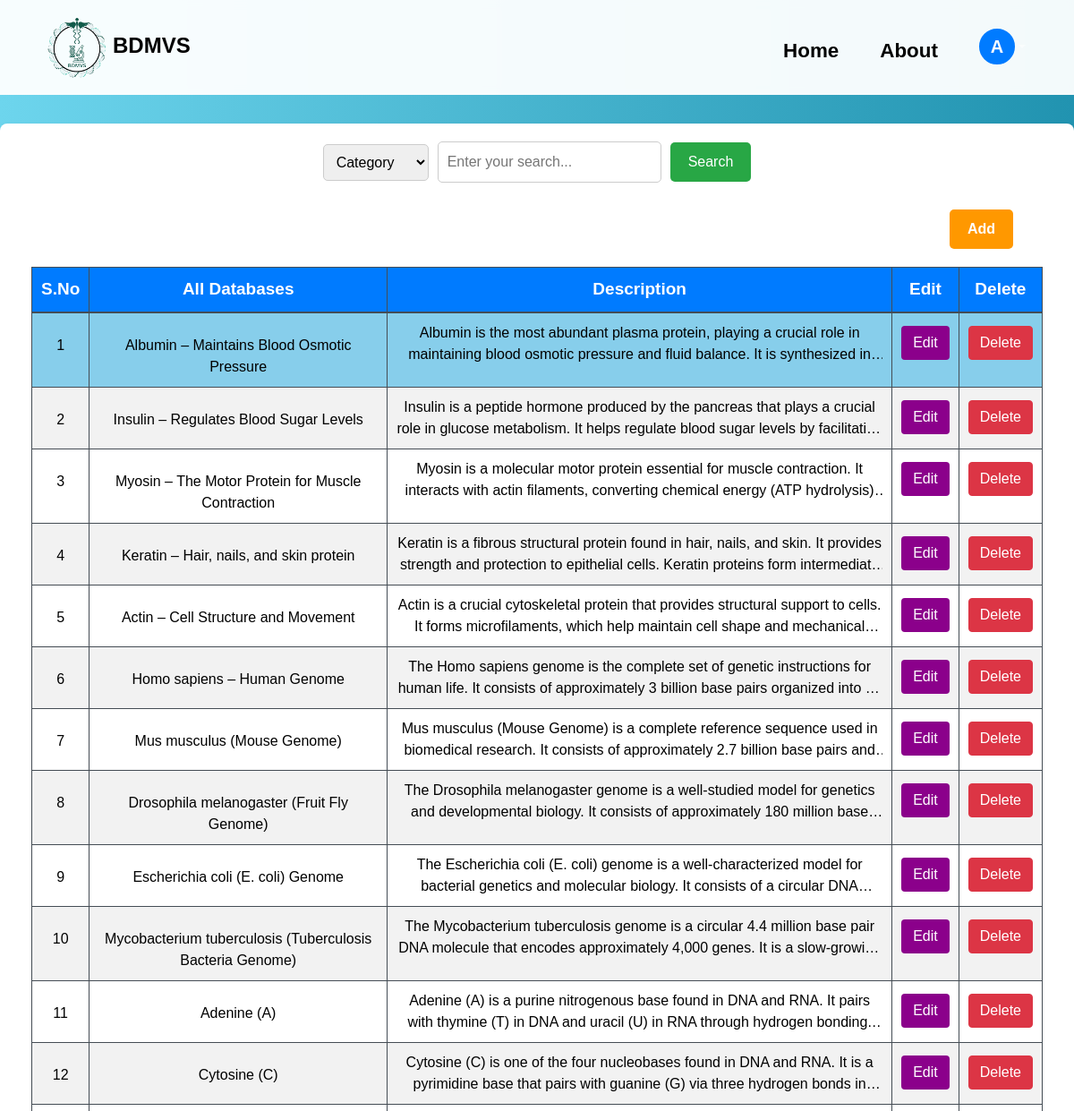
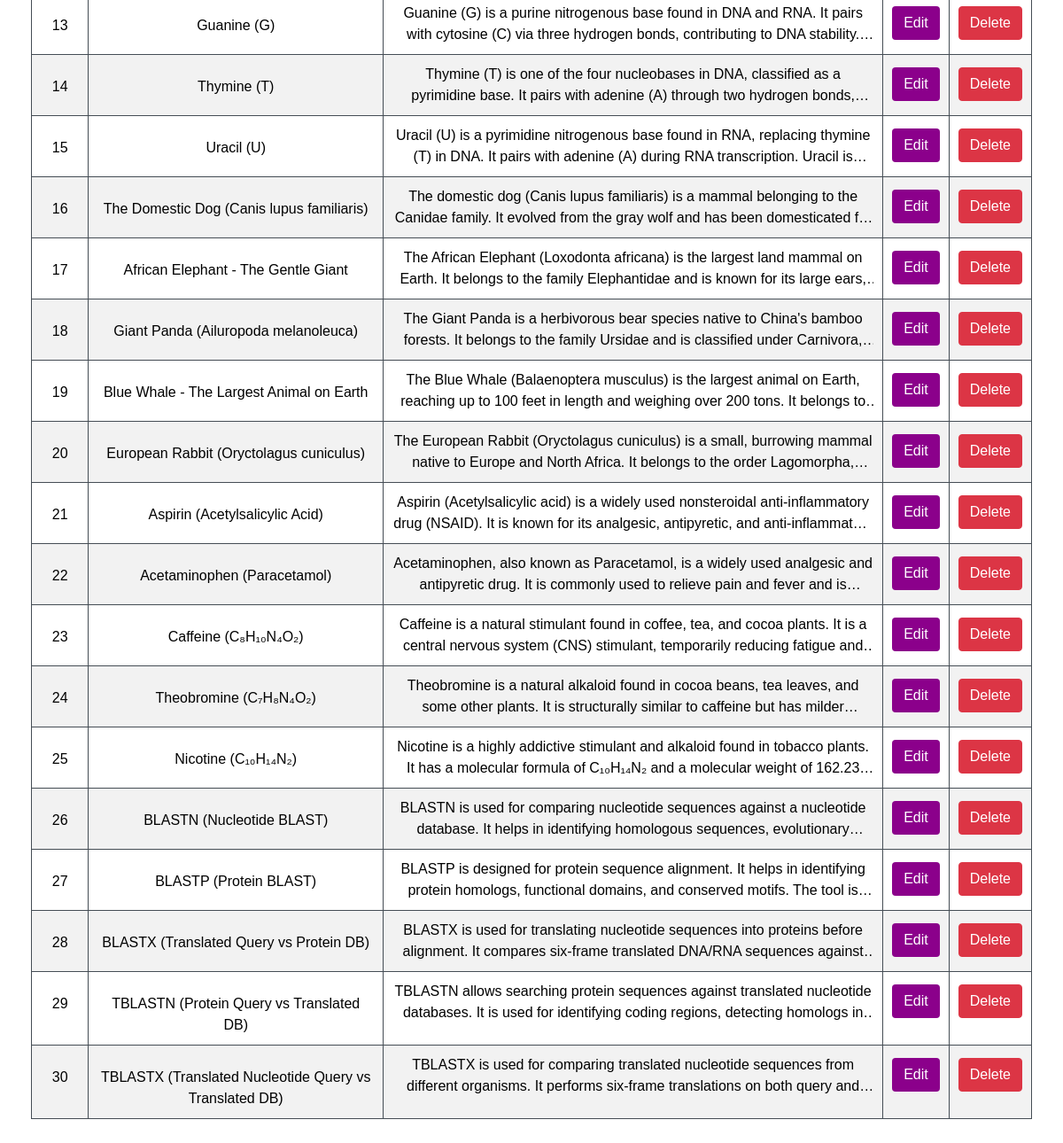
Page /category/ (signed in) on the committed database (2 pictures, top to bottom).
### myapp/models.py (models this page shows, shortened)
class CustomUser(AbstractUser):
    email = models.EmailField(unique=True)
    phone_number = models.CharField(max_length=15, blank=True, null=True, unique=True)
    class Meta:
        indexes = [
            models.Index(fields=['email']),
        ]
        verbose_name = 'User'
        verbose_name_plural = 'Users'

class Albumin(models.Model):
    title = models.CharField(max_length=250, unique=True)
    description = models.TextField(blank=True, null=True)
    sub_title = models.CharField(max_length=250)
    sub_content = models.JSONField(blank=True, null=True)
    image = models.ImageField(upload_to='albumins/')
    youtube_video = models.URLField(blank=True, null=True)
    category = models.CharField(
        max_length=100,
        choices=CATEGORY_CHOICES,
        default='general'
    )
    updated_by = models.ForeignKey(
        settings.AUTH_USER_MODEL,
        on_delete=models.SET_NULL,
        null=True,
        blank=True
    )
    class Meta:
        db_table = 'datas'
        indexes = [
            models.Index(fields=['category']),
            models.Index(fields=['title']),
        ]
        verbose_name = 'Albumin'
        verbose_name_plural = 'Albumins'

### myapp/views.py (the view)
# urls.py: path('category/', views.search_category, name="search_category"),
def search_category(request):
    category = request.GET.get('category', 'general')
    print(category)
    data = Albumin.objects.filter(category = category)
    print(data)
    if category == 'general':
        return render(request, 'category.html', {
            'category': category,
            'data': Albumin.objects.all()
        })
    else:
        return render(request, 'category.html', {
            'category': category,
            'data': data  # Replace with appropriate data for other categories
        })

### Templates/category.html (shortened to what this page needs)
<!DOCTYPE html>
<html lang="en">
<head>
    {% load static %}
    <link rel="stylesheet" href="{% static 'Bootstrap/css/bootstrap.min.css' %}">
</head>
<body>
    <nav class="navbar navbar-expand-lg navbar-dark" style="margin-bottom: 4vh;">
        <div class="container-fluid">
            <a class="navbar-brand" style="color:black; font-size:3vh;" href="{% url 'home' %}"><img src="{% static 'Images/logo.png' %}" style="height:10vh;">BDMVS</a>
            <div class="collapse navbar-collapse" id="navbarNav">
                <ul class="navbar-nav ms-auto">
                    <li class="nav-item {% if request.path == '/' %}active{% endif %}">
                        <a class="nav-link" href="/" style="font-size:2.8vh; margin-top: 1vh; color:black; font-weight: bold;">Home</a>
                    </li>
                    <li class="nav-item {% if request.path == '/about/' %}active{% endif %}">
                        <a class="nav-link" href="/about/" style="font-size:2.8vh; margin-top: 1vh; color:black; font-weight: bold;">About</a>
                    </li>
                    {% if user.is_authenticated %}
                    <li class="nav-item dropdown">
                        <a class="nav-link dropdown-toggle d-flex align-items-center" href="#" id="navbarDropdown" role="button"
                            data-bs-toggle="dropdown" aria-expanded="false">
                            {% if user.profile.profile_picture %}
                                <img src="{{ user.profile.profile_picture.url }}" alt="Profile Picture"
                                    class="rounded-circle" style="width: 45px; height: 45px; object-fit: cover; cursor: pointer;">
                            {% else %}
                                <div id="profileImagePlaceholder" class="profile-placeholder">
                                    {{ user.username|first|upper }}
                                </div>
                            {% endif %}
                        </a>
                    </li>
                    {% else %}
                    <li class="nav-item {% if request.path == '/login/' %}active{% endif %}">
                        <a class="nav-link" href="{% url 'signin' %}" style="font-size:2.5vh; margin-top: 1vh;">Login</a>
                    </li>
                    {% endif %}
                </ul>
            </div>
        </div>
    </nav>
    <div class="container w-100">
        <div class="row">
            <div class="col-12">
                {% if user.is_authenticated %}
                <div class="search-container">
                    <form id="categoryForm" method="get">
                        <select name="category" id="categorySelect">
                            <option value="general" {% if category == 'general' %}selected{% endif %}>Category</option>
                        </select>
                    </form>
                    <input type="text" class="search-box" placeholder="Enter your search..." id="search-input">
                    <button class="search-button bg-success">Search</button>
                </div>
                    <div class="d-flex flex-row justify-content-end mr-5">
                        {% if user.username == "admin" %}
                            <a href="{% url 'new_file' %}"><button class="add-button"> Add </button></a>
                        {% endif %}
                    </div>
                    <div class="col-12">
                        {% if data %}
                        <div class="content-box">
                            <table class="table table-bordered table-dark" id="search-results">
                                <thead class="text-center">
                                    <tr style="font-size:19px;">
                                        <th>S.No</th>
                                        {% if category == 'general' %}<th>All Databases</th>
                                        {% elif category == 'protein' %}<th>Protein Name</th>
                                        {% elif category == 'genome' %}<th>Genome Name</th>
                                        {% elif category == 'nucleotide' %}<th>Nucleotide Name</th>
                                        {% elif category == 'taxonomy' %}<th>Taxonomy Name</th>
                                        {% elif category == 'pubchem' %}<th>Pubchem Compound Name</th>
                                        {% elif category == 'blast' %}<th>Blast Name</th>
                                        {% endif %}
                                        <th>Description</th>
                                        {% if user.username == "admin" %}
                                            <th>Edit</th>
                                            <th>Delete</th>
                                        {% endif %}
                                    </tr>
                                </thead>
                                <tbody>
                                    {% for item in data %}
                                    <tr class="table-row">
                                        <td style="color:black; text-decoration: none;" class="pt-4">{{ forloop.counter }}</td>
                                        <td class="pt-4"><a href="{% url 'Databases_detail' item.id %}" style="text-decoration: none; color: black;">{{ item.title }}</a></td>
                                        <td class="text-center">
                                            <a href="{% url 'Databases_detail' item.id %}" class="truncate-text" style="text-decoration: none; color: black;">
                                                {{ item.description }}
                                            </a>
                                        </td>
                                        {% if user.username == "admin" %}
                                            <td><button class="btn mt-1" style="background-color: darkmagenta;"><a href="{% url 'update_protein' item.id %}" class="text-white">Edit</a></button></td>
                                            <td><button class="btn btn-danger mt-1"><a href="{% url 'delete_protein' item.id %}" class="text-white">Delete</a></button></td>
                                        {% endif %}
                                    </tr>
                                    {% endfor %}
                                </tbody>
                            </table>
                        </div>
                        {% endif %}
                    </div>
                {% endif %}
            </div>
        </div>
    </div>
</body>
</html>

### Templates/category.html (style rules this page uses)
body { font-family: Arial, sans-serif; background: linear-gradient(to right, #6dd5ed, #2193b0); padding-top: 0px; margin-bottom:5vh; }
.container { background-color: #ffffff; border-radius: 8px; box-shadow: 0 4px 8px rgba(0, 0, 0, 0.1); padding: 20px; max-width:190vh; }
.search-container { display: flex; justify-content: center; align-items: center; margin-bottom: 30px; }
.search-container select, .search-container input { padding: 10px; margin-right: 10px; border: 1px solid #ccc; border-radius: 5px; }
.search-button { padding: 10px 20px; font-size: 16px; background-color: #007bff; color: white; border: none; border-radius: 5px; cursor: pointer; }
.add-button { padding: 10px 20px; font-size: 16px; background-color: #FF9800;; color: white; border: none; border-radius: 5px; cursor: pointer; font-weight: bold; }
#search-results { margin-top: 20px; }
#search-results th, #search-results td { text-align: center; padding: 10px; }
#search-results tbody tr:nth-child(even) { background-color: #f2f2f2; }
#search-results tbody tr:nth-child(odd) { background-color: #ffffff; }
#search-results a { text-decoration: none; color: #007bff; }
table { width: 100%; border-collapse: collapse; margin: 20px auto; font-family: Arial, sans-serif; text-align: center; }
th, td { border: 1px solid #ddd; padding: 12px; }
th { background-color: #007BFF; color: white; }
tr:nth-child(even) { background-color: #f2f2f2; }
.search-box { width: 250px; }
.navbar { background: rgba(255, 255, 255, 0.95); backdrop-filter: blur(5px); padding-top: 1vh; padding-bottom: 1vh; }
.navbar a { color: white; text-decoration: none; margin: 0 15px; }
.navbar-brand { color: white; font-weight: bold; }
.navbar-nav { margin-left: auto; }
.profile-placeholder { width: 40px; height: 40px; border-radius: 50%; background-color: #007bff; color: white; font-size: 2.5vh; font-weight: bold; display: flex; align-items: center; justify-content: center; text-transform: uppercase; border: 3px solid #007bff; margin: auto; }
.truncate-text { display: -webkit-box; -webkit-line-clamp: 2; -webkit-box-orient: vertical; overflow: hidden; text-overflow: ellipsis; max-width: 800px; white-space: normal; }
.text-center { text-align: center; }
.selected { background-color: skyblue !important; color: #000; }

### rows in the picture
CustomUser: username|first "A"
Albumin: title "Albumin – Maintains Blood Osmotic Pressure", description "Albumin is the most abundant plasma protein, playing a crucial role in maintaining blood osmotic pressure and fluid balance. It is synthesized…"
Albumin: title "Insulin – Regulates Blood Sugar Levels", description "Insulin is a peptide hormone produced by the pancreas that plays a crucial role in glucose metabolism. It helps regulate blood sugar levels by…"
Albumin: title "Myosin – The Motor Protein for Muscle Contraction", description "Myosin is a molecular motor protein essential for muscle contraction. It interacts with actin filaments, converting chemical energy (ATP…"
Albumin: title "Keratin – Hair, nails, and skin protein", description "Keratin is a fibrous structural protein found in hair, nails, and skin. It provides strength and protection to epithelial cells. Keratin proteins form…"
Albumin: title "Actin – Cell Structure and Movement", description "Actin is a crucial cytoskeletal protein that provides structural support to cells. It forms microfilaments, which help maintain cell shape and…"
Albumin: title "Homo sapiens – Human Genome", description "The Homo sapiens genome is the complete set of genetic instructions for human life. It consists of approximately 3 billion base pairs organized into…"
Albumin: title "Mus musculus (Mouse Genome)", description "Mus musculus (Mouse Genome) is a complete reference sequence used in biomedical research. It consists of approximately 2.7 billion base pairs…"
Albumin: title "Drosophila melanogaster (Fruit Fly Genome)", description "The Drosophila melanogaster genome is a well-studied model for genetics and developmental biology. It consists of approximately 180 million…"
Albumin: title "Escherichia coli (E. coli) Genome", description "The Escherichia coli (E. coli) genome is a well-characterized model for bacterial genetics and molecular biology. It consists of a circular…"
Albumin: title "Mycobacterium tuberculosis (Tuberculosis Bacteria Genome)", description "The Mycobacterium tuberculosis genome is a circular 4.4 million base pair DNA molecule that encodes approximately 4,000 genes. It is a…"
Albumin: title "Adenine (A)", description "Adenine (A) is a purine nitrogenous base found in DNA and RNA. It pairs with thymine (T) in DNA and uracil (U) in RNA through hydrogen…"
Albumin: title "Cytosine (C)", description "Cytosine (C) is one of the four nucleobases found in DNA and RNA. It is a pyrimidine base that pairs with guanine (G) via three hydrogen bonds…"
Albumin: title "Guanine (G)", description "Guanine (G) is a purine nitrogenous base found in DNA and RNA. It pairs with cytosine (C) via three hydrogen bonds, contributing to DNA…"
Albumin: title "Thymine (T)", description "Thymine (T) is one of the four nucleobases in DNA, classified as a pyrimidine base. It pairs with adenine (A) through two hydrogen…"
Albumin: title "Uracil (U)", description "Uracil (U) is a pyrimidine nitrogenous base found in RNA, replacing thymine (T) in DNA. It pairs with adenine (A) during RNA transcription. Uracil…"
Albumin: title "The Domestic Dog (Canis lupus familiaris)", description "The domestic dog (Canis lupus familiaris) is a mammal belonging to the Canidae family. It evolved from the gray wolf and has been domesticated…"
Albumin: title "African Elephant - The Gentle Giant", description "The African Elephant (Loxodonta africana) is the largest land mammal on Earth. It belongs to the family Elephantidae and is known for its large…"
Albumin: title "Giant Panda (Ailuropoda melanoleuca)", description "The Giant Panda is a herbivorous bear species native to China's bamboo forests. It belongs to the family Ursidae and is classified under…"
Albumin: title "Blue Whale - The Largest Animal on Earth", description "The Blue Whale (Balaenoptera musculus) is the largest animal on Earth, reaching up to 100 feet in length and weighing over 200 tons. It belongs…"
Albumin: title "European Rabbit (Oryctolagus cuniculus)", description "The European Rabbit (Oryctolagus cuniculus) is a small, burrowing mammal native to Europe and North Africa. It belongs to the order…"
Albumin: title "Aspirin (Acetylsalicylic Acid)", description "Aspirin (Acetylsalicylic acid) is a widely used nonsteroidal anti-inflammatory drug (NSAID). It is known for its analgesic, antipyretic, and…"
Albumin: title "Acetaminophen (Paracetamol)", description "Acetaminophen, also known as Paracetamol, is a widely used analgesic and antipyretic drug. It is commonly used to relieve pain and fever and…"
Albumin: title "Caffeine (C₈H₁₀N₄O₂)", description "Caffeine is a natural stimulant found in coffee, tea, and cocoa plants. It is a central nervous system (CNS) stimulant, temporarily reducing fatigue…"
Albumin: title "Theobromine (C₇H₈N₄O₂)", description "Theobromine is a natural alkaloid found in cocoa beans, tea leaves, and some other plants. It is structurally similar to caffeine but has…"
Albumin: title "Nicotine (C₁₀H₁₄N₂)", description "Nicotine is a highly addictive stimulant and alkaloid found in tobacco plants. It has a molecular formula of C₁₀H₁₄N₂ and a molecular weight of…"
Albumin: title "BLASTN (Nucleotide BLAST)", description "BLASTN is used for comparing nucleotide sequences against a nucleotide database. It helps in identifying homologous sequences,…"
Albumin: title "BLASTP (Protein BLAST)", description "BLASTP is designed for protein sequence alignment. It helps in identifying protein homologs, functional domains, and conserved motifs. The tool…"
Albumin: title "BLASTX (Translated Query vs Protein DB)", description "BLASTX is used for translating nucleotide sequences into proteins before alignment. It compares six-frame translated DNA/RNA sequences…"
Albumin: title "TBLASTN (Protein Query vs Translated DB)", description "TBLASTN allows searching protein sequences against translated nucleotide databases. It is used for identifying coding regions, detecting homologs…"
Albumin: title "TBLASTX (Translated Nucleotide Query vs Translated DB)", description "TBLASTX is used for comparing translated nucleotide sequences from different organisms. It performs six-frame translations on both query…"
